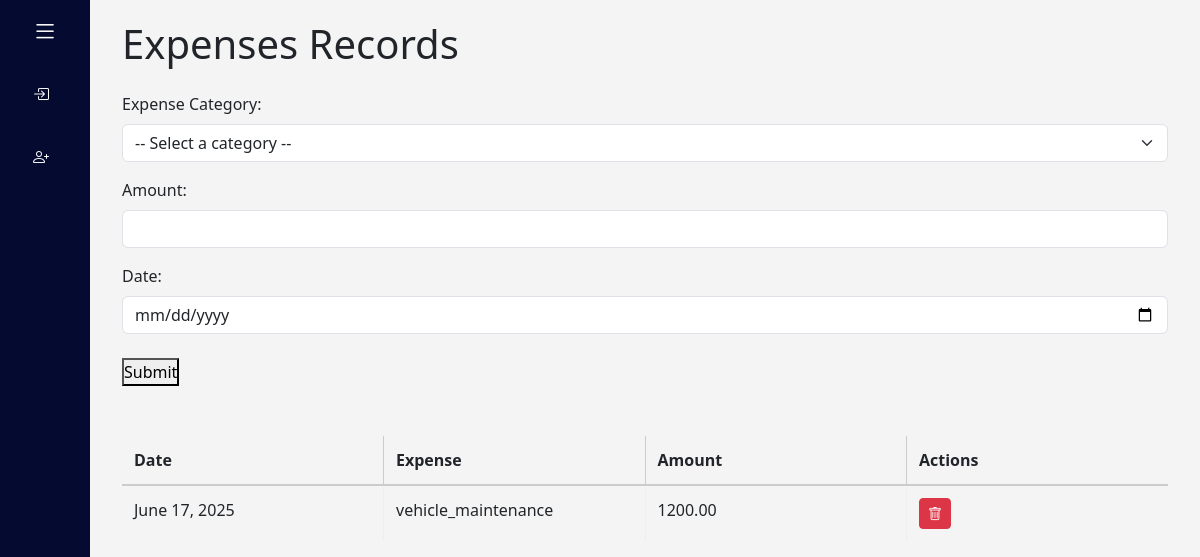
Before: /add_expense with the older database file.
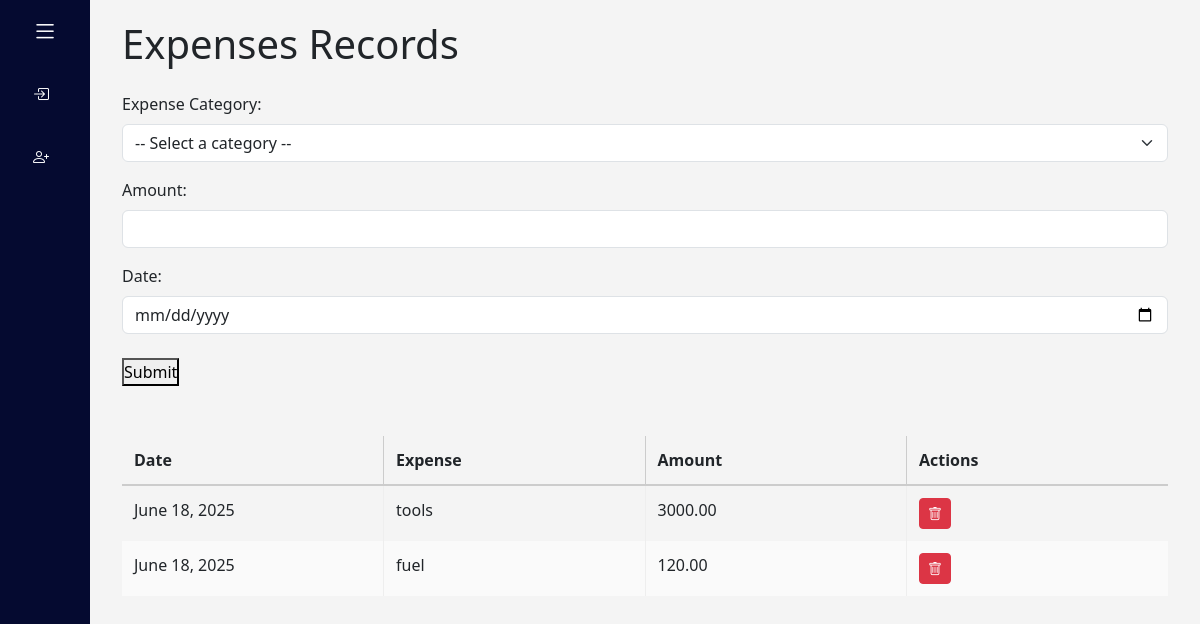
After: the same page with the newer database file.
### bookkeeping/models.py (models this page shows, shortened)
class Expense(models.Model):
    user = models.ForeignKey(User, on_delete=models.CASCADE, related_name="expense")
    expense = models.CharField(max_length=20, blank=True)
    price = models.DecimalField(max_digits=10, decimal_places=2)
    expense_date = models.DateField(default=date.today)

### bookkeeping/views.py (the view, shortened to what this page needs)
# urls.py: path("add_expense", views.create_expense, name="add_expense"),
def create_expense(request):
    expenses = Expense.objects.all()
    return render(request,"bookkeeping/expense.html",{'expenses':expenses})

### bookkeeping/templates/bookkeeping/expense.html (shortened to what this page needs)
{% extends "bookkeeping/layout.html" %}
{% block body %}
  <h1 class="mb-4">Expenses Records</h1>
<form method="POST" action="{% url 'add_expense' %}">
    <div class="mb-3">
        <label for="expense_category" class="form-label">Expense Category:</label>
<select id="expense_category" name="expense_category" class="form-select">
  <option value="">-- Select a category --</option>
</select>
      </div>
   <div class="mb-3">
        <label for="client_name" class="form-label">Amount:</label>
        <input type="number" id="price" name="price" class="form-control" autocomplete="amount" value="">
      </div>
       <div class="mb-4">
      <label for="DateInput" class="form-label">Date:</label>
      <input type="date" name="date" autocomplete="off" id="DateInput" class="form-control" value="">
    </div>
  <button type="submit">Submit</button>
</form>
{% if expenses %}
<div class="Display">
    <table class="bids-table">
        <thead>
          <tr>
            <th>Date</th>
            <th>Expense</th>
            <th>Amount</th>
            <th>Actions</th>
          </tr>
        </thead>
        <tbody>
            {% for expense in expenses %}
          <tr>
            <td>{{expense.expense_date}}</td>
            <td>{{ expense.expense}}</td>
            <td>{{expense.price}}</td>
            <td>
              <a href="{% url 'expense_delete' expense.id %}" class="btn btn-sm btn-danger">
  <i class="bi bi-trash"></i>
</a>
            </td>
          </tr>
          {% endfor %}
        </tbody>
    </table>
</div>
{% else %}
<p>No Expenses Available</p>
{% endif %}
{% endblock %}

### bookkeeping/templates/bookkeeping/layout.html (shortened to what this page needs)
{% load static %}
<!DOCTYPE html>
<html lang="en">
<head>
    <link href="https://cdn.jsdelivr.net/npm/bootstrap@5.3.0-alpha1/dist/css/bootstrap.min.css" rel="stylesheet">
    <link rel="stylesheet" href="https://cdn.jsdelivr.net/npm/bootstrap-icons@1.10.0/font/bootstrap-icons.css">
    <link rel="stylesheet" href="https://unpkg.com/aos@next/dist/aos.css" />
    <link href="{% static 'bookkeeping/styles.css' %}" rel="stylesheet" />
</head>
<body>
  {% if not pdf_export %}
    <div class="sidebar">
      <div class="top">
        <i class="bi bi-list" id="btn"></i>
      </div>
      <ul>
        {% if user.is_authenticated %}
        <li>
          <a href="{% url 'dashboard' %}">
          <i class="bi bi-grid-3x3-gap-fill"></i>
          <span class="nav-item">Dashboard</span>
        </a>
        <span class="tool">Dashboard</span>
      </li>
       <li>
          <a href="{% url 'customer_form' %}">
          <i class="bi bi-people-fill"></i>
          <span class="nav-item">Customers</span>
        </a>
        <span class="tool">Customers</span>
      </li>
        <li>
          <a href="{% url 'add_service' %}">
            <i class="bi bi-tools"></i>
          <span class="nav-item">Service Records</span>
        </a>
        <span class="tool">Service Records</span>
      </li>
       <li>
          <a href="{% url 'invoice_page' %}">
          <i class="bi bi-receipt"></i>
          <span class="nav-item">Invoices</span>
        </a>
        <span class="tool">Invoices</span>
      </li>
       <li>
          <a href="{% url 'add_expense' %}">
          <i class="bi bi-cash-coin"></i>
          <span class="nav-item">Expenses</span>
        </a>
        <span class="tool">Expenses</span>
      </li>
       <li>
          <a href="{% url 'add_loan' %}">
          <i class="bi bi-briefcase-fill"></i>
          <span class="nav-item">Loans</span>
        </a>
        <span class="tool">Loans</span>
      </li>
       <li>
          <a href="#">
          <i class="bi bi-file-earmark-bar-graph-fill"></i>
          <span class="nav-item">Reports</span>
        </a>
        <span class="tool">Reports</span>
      </li>
       <li>
          <a href="#">
        <i class="bi bi-card-checklist"></i>
          <span class="nav-item">Audit Mode</span>
        </a>
        <span class="tool">Audit Mode</span>
      </li>
         <li>
          <a href="{% url 'logout' %}">
        <i class="bi bi-box-arrow-left"></i>
          <span class="nav-item">Logout</span>
        </a>
        <span class="tool">Logout</span>
      </li>
      {% else %}
          <li>
          <a href="{% url 'login' %}">
            <i class="bi bi-box-arrow-in-right"></i>
        </a>
      </li>
          <li>
          <a href="{% url 'register' %}">
            <i class="bi bi-person-plus"></i>
        </a>
      </li>
      {% endif %}
      </ul>
    </div>
    {% endif %}
    <div class="main-content">
      <div class="container">
      {% block body %}{% endblock %}
      </div>
    </div>
</body>
</html>

### bookkeeping/static/bookkeeping/styles.css (style rules this page uses)
* { margin: 0; padding: 0; box-sizing: border-box; font-family: 'Segoe UI', Tahoma, Geneva, Verdana, sans-serif; }
body { display: flex; height: 100vh; overflow: hidden; }
.sidebar { position:fixed; top: 0; left: 0; height: 100vh; width: 90px; background-color:#050A30; padding: 0.4rem 0.8rem; transition: all 0.5s ease; }
.sidebar #btn { position: absolute; color: #fff; top: .4rem; left: 50%; font-size: 1.6rem; line-height: 50px; transform: translateX(-50%) ; cursor: pointer; }
.sidebar ul { padding-left: 0 !important; }
.sidebar ul li { position: relative; list-style-type: none ; height: 50px; width: 90%; margin: 0.8rem auto; line-height: 50px; }
.sidebar ul li a { color: #fff; display: flex; align-items: center; text-decoration: none; border-radius: 0.8rem; }
.sidebar ul li a i { min-width: 50px; text-align: center; height: 50px; border-radius: 12px; line-height: 50px; }
.main-content { margin-left: 90px; width: calc(100% - 90px); height: 100vh; overflow-y: auto; padding: 20px; background-color: #f4f4f4; }
.bids-table { width: 100%; border-collapse: collapse; table-layout: fixed; }
.bids-table th, .bids-table td { padding: 12px; text-align: left; vertical-align: top; }
.bids-table thead tr { background-color: #f4f4f4; border-bottom: 2px solid #ccc; }
.bids-table tbody tr:nth-child(even) { background-color: #fafafa; }
.bids-table th { border-right: 1px solid #ccc; }
.bids-table td { border-right: 1px solid #eee; }
.bids-table th:last-child, .bids-table td:last-child { border-right: none; }
.Display { margin-top:50px; }

Changed rows visible on the page:
removed Expense: expense_date "June 17, 2025", expense "vehicle_maintenance", price "1200.00"
added Expense: expense_date "June 18, 2025", expense "tools", price "3000.00"
added Expense: expense_date "June 18, 2025", expense "fuel", price "120.00"
